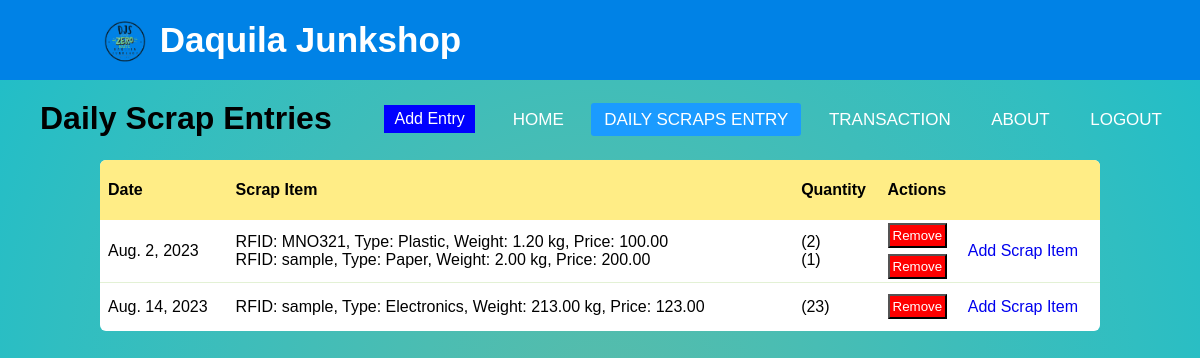
/daily_scrap_table/ (signed in), run on the app's committed database.
### app1/models.py (models this page shows, shortened)
class DailyScrapEntry(models.Model):
    date = models.DateField()
    customer = models.ForeignKey(Customer, on_delete=models.SET_NULL, null=True, blank=True)
    staff_responsible = models.ForeignKey(User, on_delete=models.SET_NULL, null=True, blank=True)
    scraps = models.ManyToManyField(ScrapItem, through='ScrapEntryDetail')

class ScrapEntryDetail(models.Model):
    daily_scrap_entry = models.ForeignKey(DailyScrapEntry, on_delete=models.CASCADE)
    scrap_item = models.ForeignKey(ScrapItem, on_delete=models.CASCADE)
    quantity = models.PositiveIntegerField(default=1)

class ScrapItem(models.Model):
    RFID = models.CharField(max_length=100, blank=True, default='sample')
    weight = models.DecimalField(max_digits=10, decimal_places=2)
    scrap_type = models.ForeignKey(ScrapType, on_delete=models.CASCADE)
    price = models.DecimalField(max_digits=10, decimal_places=2)
    def __str__(self):
        return f"RFID: {self.RFID}, Type: {self.scrap_type}, Weight: {self.weight} kg, Price: {self.price}"

class ScrapType(models.Model):
    name = models.CharField(max_length=50, unique=True)
    def __str__(self):
        return self.name

### app1/views.py (the view)
# urls.py: path('daily_scrap_table/', views.daily_scrap_table, name='daily_scrap_table'),
@login_required(login_url='login')
def daily_scrap_table(request):
    daily_scrap_entries = DailyScrapEntry.objects.all()
    return render(request, 'daily_scrap_table.html', {'daily_scrap_entries': daily_scrap_entries})

### app1/templates/daily_scrap_table.html (shortened to what this page needs)
{% extends 'base.html' %}
{% block content %}
{% load static %}
<link rel="stylesheet" href="{% static "daily_scrap_table.css" %}">
<div class="header">
    <h1>Daily Scrap Entries</h1>
    <a href="{% url 'add_daily_scrap_entry' %}" class="add_entry">Add Entry</a>
</div>
<table>
    <thead>
        <tr>
            <th>Date</th>
            <th>Scrap Item</th>
            <th>Quantity</th>
            <th colspan="2">Actions</th>
        </tr>
    <thead>
    <tbody>
        {% for entry in daily_scrap_entries %}
        <tr>
            <td>{{ entry.date }}</td>
            <td>
                {% for scrap_entry_detail in entry.scrapentrydetail_set.all %}
                {{ scrap_entry_detail.scrap_item }}<br />
                {% endfor %}
            </td>
            <td>
                {% for scrap_entry_detail in entry.scrapentrydetail_set.all %}
                ({{ scrap_entry_detail.quantity }}) <br />
                {% endfor %}
            </td>
            <td>
                {% for scrap_entry_detail in entry.scrapentrydetail_set.all %}
                <form action="{% url 'remove_scrap_entry_detail' scrap_entry_detail.id %}" method="post">
                    <button type="submit" class="remove">Remove</button>
                </form>
                {% endfor %}
            </td>
            <td>
                <a href="{% url 'add_scrap_item_to_daily_scrap_entry' entry.id %}">Add Scrap Item</a>
            </td>
        </tr>
        {% endfor %}
    </tbody>
{% endblock content %}

### static/navbar.css (style rules this page uses)
* { padding: 0; margin: 0; text-decoration: none; list-style: none; box-sizing: border-box; }
body { font-family: helvetica; overflow-y: auto; z-index: 1000; height: 100vh; margin: 0; padding: 0; background-image: radial-gradient(circle, #56bcab, #4bbdb2, #3ebdba, #30bec1, #1ebec9); }

### static/daily_scrap_table.css (style rules this page uses)
.header { display: flex; justify-content: space-between; align-items: center; padding: 0 20px; margin: 20px; }
.add_entry { padding: 5px 10px; background: blue; color: white; }
.remove { padding: 3px; background: #FE0000; color: white; margin: 3px 0; }
table { border-spacing: 1; border-collapse: collapse; background: white; border-radius: 6px; overflow: hidden; max-width: 1000px; width: 100%; margin: 0 auto; position: relative; }
table * { position: relative; }
table td, table th { padding-left: 8px; }
table thead tr { height: 60px; background: #FFED86; font-size: 16px; }
table tbody tr { height: 48px; border-bottom: 1px solid #E3F1D5; }
table tbody tr:last-child { border: 0; }
table td, table th { text-align: left; }

### data on the page
DailyScrapEntry: date "Aug. 2, 2023"
ScrapEntryDetail: scrap_item "RFID: MNO321, Type: Plastic, Weight: 1.20 kg, Price: 100.00", quantity "2"
ScrapEntryDetail: scrap_item "RFID: sample, Type: Paper, Weight: 2.00 kg, Price: 200.00", quantity "1"
DailyScrapEntry: date "Aug. 14, 2023"
ScrapEntryDetail: scrap_item "RFID: sample, Type: Electronics, Weight: 213.00 kg, Price: 123.00", quantity "23"
